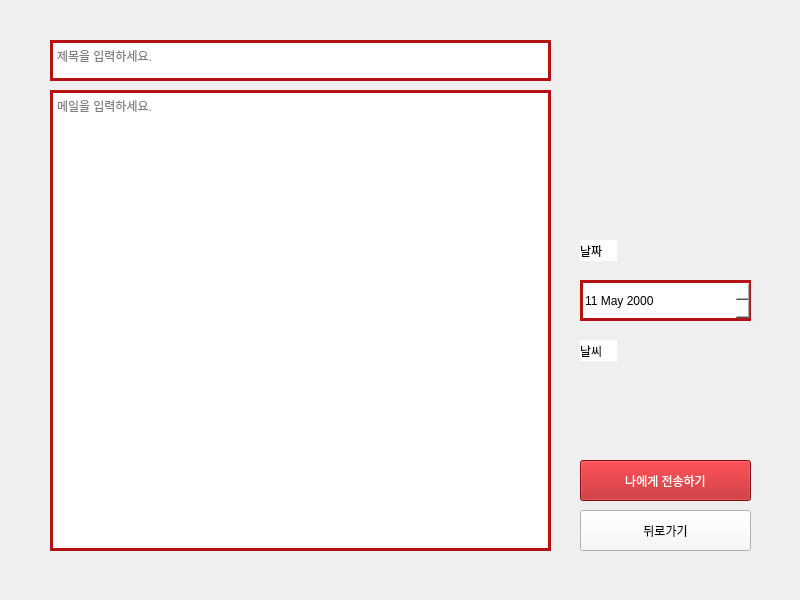
<?xml version="1.0" encoding="UTF-8"?>
<ui version="4.0">
 <class>Form</class>
 <widget class="QWidget" name="Form">
  <property name="geometry">
   <rect>
    <x>0</x>
    <y>0</y>
    <width>800</width>
    <height>600</height>
   </rect>
  </property>
  <property name="windowTitle">
   <string>Form</string>
  </property>
  <property name="styleSheet">
   <string notr="true"/>
  </property>
  <widget class="QPushButton" name="write_back">
   <property name="geometry">
    <rect>
     <x>580</x>
     <y>510</y>
     <width>171</width>
     <height>41</height>
    </rect>
   </property>
   <property name="styleSheet">
    <string notr="true">background-color:rgb(248, 248, 248);
color:black;
font: 13pt &quot;S-Core Dream&quot;;</string>
   </property>
   <property name="text">
    <string>뒤로가기</string>
   </property>
  </widget>
  <widget class="QLabel" name="label">
   <property name="geometry">
    <rect>
     <x>580</x>
     <y>240</y>
     <width>37</width>
     <height>21</height>
    </rect>
   </property>
   <property name="styleSheet">
    <string notr="true">font: 12pt &quot;S-Core Dream&quot;;
background-color:white;</string>
   </property>
   <property name="text">
    <string>날짜</string>
   </property>
  </widget>
  <widget class="QTextEdit" name="write_content">
   <property name="geometry">
    <rect>
     <x>50</x>
     <y>90</y>
     <width>501</width>
     <height>461</height>
    </rect>
   </property>
   <property name="styleSheet">
    <string notr="true">border: 3px solid rgb(182, 18, 22);
font: 10pt &quot;S-Core Dream&quot;;
background-color:white;</string>
   </property>
   <property name="placeholderText">
    <string>메일을 입력하세요.</string>
   </property>
  </widget>
  <widget class="QLabel" name="label_pic">
   <property name="geometry">
    <rect>
     <x>570</x>
     <y>70</y>
     <width>60</width>
     <height>16</height>
    </rect>
   </property>
   <property name="text">
    <string/>
   </property>
  </widget>
  <widget class="QLabel" name="write_date">
   <property name="geometry">
    <rect>
     <x>0</x>
     <y>0</y>
     <width>800</width>
     <height>600</height>
    </rect>
   </property>
   <property name="styleSheet">
    <string notr="true">background-image : url('back.jpg');</string>
   </property>
   <property name="text">
    <string/>
   </property>
  </widget>
  <widget class="QLabel" name="label_2">
   <property name="geometry">
    <rect>
     <x>580</x>
     <y>340</y>
     <width>37</width>
     <height>21</height>
    </rect>
   </property>
   <property name="styleSheet">
    <string notr="true">font: 12pt &quot;S-Core Dream&quot;;
background-color:white;</string>
   </property>
   <property name="text">
    <string>날씨</string>
   </property>
  </widget>
  <widget class="QTextEdit" name="title_content">
   <property name="geometry">
    <rect>
     <x>50</x>
     <y>40</y>
     <width>501</width>
     <height>41</height>
    </rect>
   </property>
   <property name="styleSheet">
    <string notr="true">border: 3px solid rgb(182, 18, 22);
font: 10pt &quot;S-Core Dream&quot;;
background-color:white;</string>
   </property>
   <property name="placeholderText">
    <string>제목을 입력하세요.</string>
   </property>
  </widget>
  <widget class="QLabel" name="weather12">
   <property name="geometry">
    <rect>
     <x>620</x>
     <y>360</y>
     <width>91</width>
     <height>91</height>
    </rect>
   </property>
   <property name="styleSheet">
    <string notr="true">font: 12pt &quot;S-Core Dream&quot;;
color:rgb(85, 170, 127);
background-image:url(&quot;background.jpg&quot;);</string>
   </property>
   <property name="text">
    <string/>
   </property>
  </widget>
  <widget class="QDateEdit" name="dateEdit">
   <property name="geometry">
    <rect>
     <x>580</x>
     <y>280</y>
     <width>171</width>
     <height>41</height>
    </rect>
   </property>
   <property name="styleSheet">
    <string notr="true">border: 3px solid rgb(182, 18, 22);
font: 10pt &quot;S-Core Dream&quot;;
background-color:white;</string>
   </property>
   <property name="dateTime">
    <datetime>
     <hour>0</hour>
     <minute>0</minute>
     <second>0</second>
     <year>2000</year>
     <month>5</month>
     <day>11</day>
    </datetime>
   </property>
   <property name="date">
    <date>
     <year>2000</year>
     <month>5</month>
     <day>11</day>
    </date>
   </property>
  </widget>
  <widget class="QPushButton" name="write_ok">
   <property name="geometry">
    <rect>
     <x>580</x>
     <y>460</y>
     <width>171</width>
     <height>41</height>
    </rect>
   </property>
   <property name="styleSheet">
    <string notr="true">background-color:rgb(182, 18, 22);
color:white;
font: 13pt &quot;S-Core Dream&quot;;
</string>
   </property>
   <property name="text">
    <string>나에게 전송하기</string>
   </property>
  </widget>
  <zorder>write_date</zorder>
  <zorder>write_back</zorder>
  <zorder>label</zorder>
  <zorder>write_content</zorder>
  <zorder>label_pic</zorder>
  <zorder>label_2</zorder>
  <zorder>title_content</zorder>
  <zorder>weather12</zorder>
  <zorder>dateEdit</zorder>
  <zorder>write_ok</zorder>
 </widget>
 <resources/>
 <connections/>
</ui>
